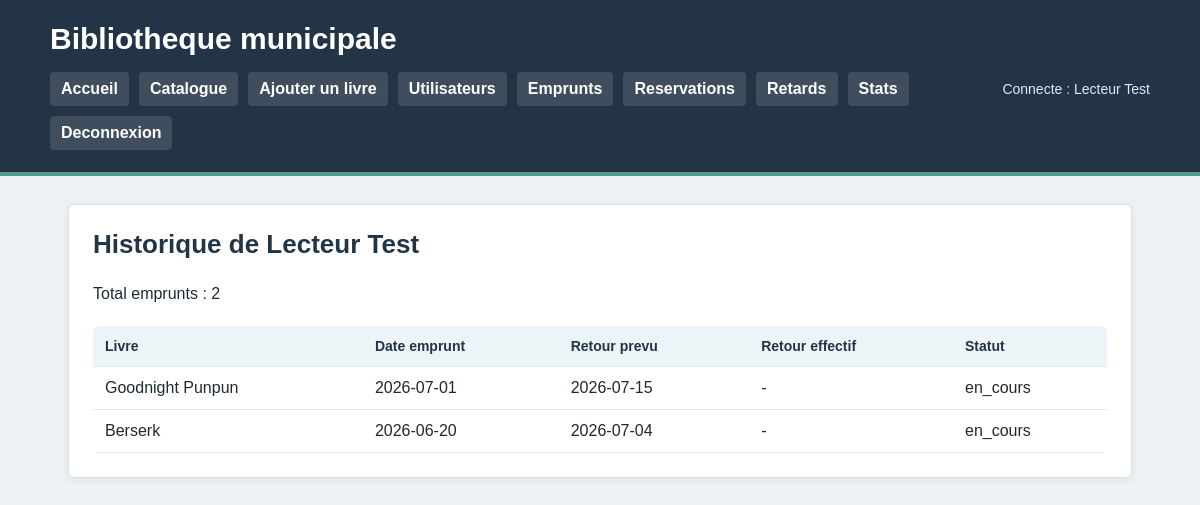
Screenshot of /historique_utilisateur.php?id=2 (signed in) with the database file from the repository.
### tables this page shows
CREATE TABLE utilisateurs (
    id INT AUTO_INCREMENT PRIMARY KEY,
    nom VARCHAR(100) NOT NULL,
    email VARCHAR(150) NOT NULL UNIQUE,
    mot_de_passe VARCHAR(255) NOT NULL,
    actif TINYINT(1) NOT NULL DEFAULT 1
);

CREATE TABLE emprunts (
    id INT AUTO_INCREMENT PRIMARY KEY,
    livre_id INT NOT NULL,
    utilisateur_id INT NOT NULL,
    date_emprunt DATE NOT NULL,
    date_retour_prevue DATE NOT NULL,
    date_retour_effective DATE NULL,
    statut VARCHAR(30) NOT NULL DEFAULT 'en_cours',
    FOREIGN KEY (livre_id) REFERENCES livres(id),
    FOREIGN KEY (utilisateur_id) REFERENCES utilisateurs(id)
);

CREATE TABLE livres (
    id INT AUTO_INCREMENT PRIMARY KEY,
    titre VARCHAR(200) NOT NULL,
    auteur VARCHAR(150) NOT NULL,
    isbn VARCHAR(30) NOT NULL UNIQUE,
    annee_publication INT NULL,
    resume TEXT,
    categorie_id INT,
    disponible TINYINT(1) NOT NULL DEFAULT 1,
    couverture VARCHAR(255) NULL,
    FOREIGN KEY (categorie_id) REFERENCES categories(id)
);

### public/historique_utilisateur.php (the view, shortened to what this page needs)
<?php
$pdo = connexionBDD();
$id = (int) ($_GET['id'] ?? 0);
$requete = $pdo->prepare("SELECT * FROM utilisateurs WHERE id = :id");
$requete->execute(['id' => $id]);
$utilisateur = $requete->fetch(PDO::FETCH_ASSOC);
    ?>
    <?php
$requete = $pdo->prepare("SELECT emprunts.*, livres.titre
        FROM emprunts
        INNER JOIN livres ON emprunts.livre_id = livres.id
        WHERE emprunts.utilisateur_id = :id
        ORDER BY emprunts.date_emprunt DESC");
$requete->execute(['id' => $id]);
$emprunts = $requete->fetchAll(PDO::FETCH_ASSOC);
$total = count($emprunts);
include __DIR__ . '/../templates/header.php';
?>
<section class="bloc">
    <h2>Historique de <?= htmlspecialchars($utilisateur['nom']) ?></h2>
    <p>Total emprunts : <?= $total ?></p>
    <?php if ($total === 0): ?>
        <p>Aucun emprunt pour cet utilisateur.</p>
    <?php else: ?>
        <table>
            <thead>
                <tr>
                    <th>Livre</th>
                    <th>Date emprunt</th>
                    <th>Retour prevu</th>
                    <th>Retour effectif</th>
                    <th>Statut</th>
                </tr>
            </thead>
            <tbody>
                <?php foreach ($emprunts as $emprunt): ?>
                    <tr>
                        <td data-label="Livre"><?= htmlspecialchars($emprunt['titre']) ?></td>
                        <td data-label="Date emprunt"><?= htmlspecialchars($emprunt['date_emprunt']) ?></td>
                        <td data-label="Retour prevu"><?= htmlspecialchars($emprunt['date_retour_prevue']) ?></td>
                        <td data-label="Retour effectif"><?= htmlspecialchars($emprunt['date_retour_effective'] ?? '-') ?></td>
                        <td data-label="Statut"><?= htmlspecialchars($emprunt['statut']) ?></td>
                    </tr>
                <?php endforeach; ?>
            </tbody>
        </table>
    <?php endif; ?>
</section>
<?php include __DIR__ . '/../templates/footer.php'; ?>

### public/assets/css/style.css (style rules this page uses)
* { box-sizing: border-box; }
body { margin: 0; font-family: Arial, Helvetica, sans-serif; background: #eef2f4; color: #1f2933; }
.bloc { background: white; padding: 24px; border: 1px solid #d9e0e5; border-radius: 6px; box-shadow: 0 2px 8px rgba(31, 41, 51, 0.08); }
h2 { margin-top: 0; color: #243447; font-size: 26px; }
p { line-height: 1.5; }
table { width: 100%; border-collapse: collapse; margin-top: 20px; overflow: hidden; border-radius: 6px; }
th, td { border-bottom: 1px solid #e1e7eb; padding: 12px; text-align: left; vertical-align: top; }
th { background: #edf4f7; color: #243447; font-size: 14px; }
.revele { opacity: 0; transform: translateY(10px); transition: opacity 0.35s ease, transform 0.35s ease; }
.revele.visible { opacity: 1; transform: translateY(0); }

### rows the page displays
utilisateurs: nom "Lecteur Test"
emprunts: livre.titre "Goodnight Punpun", date_emprunt "2026-07-01", date_retour_prevue "2026-07-15", date_retour_effective "-", statut "en_cours"
emprunts: livre.titre "Berserk", date_emprunt "2026-06-20", date_retour_prevue "2026-07-04", date_retour_effective "-", statut "en_cours"

### other values shown
nomUtilisateur() "Lecteur Test"
$total "2"
